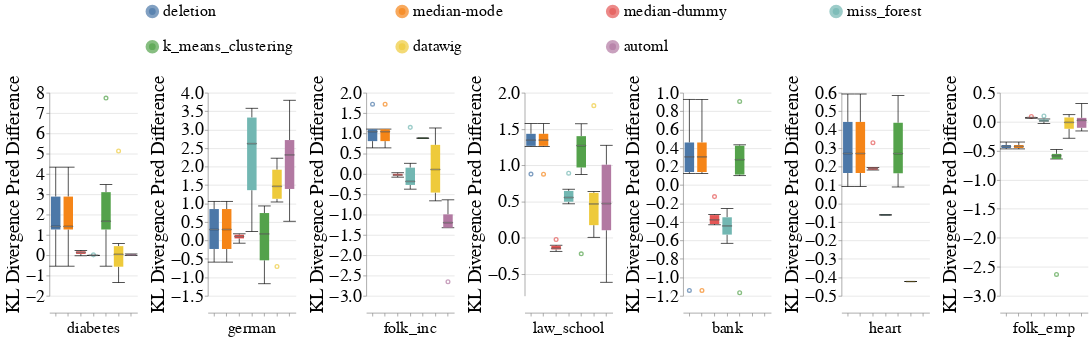

This figure's notebook cell:
### Code cell
create_box_plots_for_diff_imputers_and_datasets_for_mixed_exp(train_injection_scenario='MCAR3',
                                                              test_injection_scenario='MCAR3',
                                                              metric_name='kl_divergence_pred',
                                                              dataset_to_column_name=DATASET_TO_COLUMN_NAME,
                                                              dataset_to_group=DATASETS_SENSITIVE_ATTRS,
                                                              db_client=db_client,
                                                              without_dummy=False)

### Figure 1 — Vega-Lite specification as saved in the notebook (floating-point values rounded to 4 significant figures; data arrays with more than 128 entries replaced by an {"elided": "..."} marker saying what was removed)
{"config": {"view": {"continuousWidth": 400, "continuousHeight": 300, "stroke": null}, "axis": {"labelFontSize": 26, "labelFontWeight": "normal", "titleFontSize": 28, "titleFontWeight": "normal"}, "facet": {"spacing": 15}, "header": {"labelFontSize": 24, "labelOrient": "bottom", "labelPadding": 5, "titleFontSize": 28}, "legend": {"columns": 4, "direction": "horizontal", "labelFontSize": 24, "labelLimit": 400, "orient": "top", "symbolOffset": 140, "symbolStrokeWidth": 10, "titleAnchor": "middle", "titleFontSize": 26, "titleLimit": 300}, "title": {"fontSize": 28}}, "data": {"name": "data-d46f3e0e1140ad41538fca4f4da2d379"}, "mark": {"type": "boxplot", "median": {"stroke": "black", "strokeWidth": 0.7}, "ticks": true}, "encoding": {"color": {"field": "Null_Imputer_Name", "sort": ["deletion", "median-mode", "median-dummy", "miss_forest", "k_means_clustering", "datawig", "automl"], "title": null, "type": "nominal"}, "column": {"field": "Dataset_Name", "sort": {"field": "Dataset_Sequence_Number", "order": "ascending"}, "title": null, "type": "nominal"}, "x": {"axis": {"labels": false}, "field": "Null_Imputer_Name", "sort": ["deletion", "median-mode", "median-dummy", "miss_forest", "k_means_clustering", "datawig", "automl"], "title": null, "type": "nominal"}, "y": {"field": "Kl_Divergence_Pred_Difference", "scale": {"zero": true}, "title": "KL Divergence Pred Difference", "type": "quantitative"}}, "resolve": {"scale": {"y": "independent"}}, "width": 130, "$schema": "https://vega.github.io/schema/vega-lite/v4.17.0.json", "datasets": {"data-d46f3e0e1140ad41538fca4f4da2d379": {"elided": "294 records"}}}
